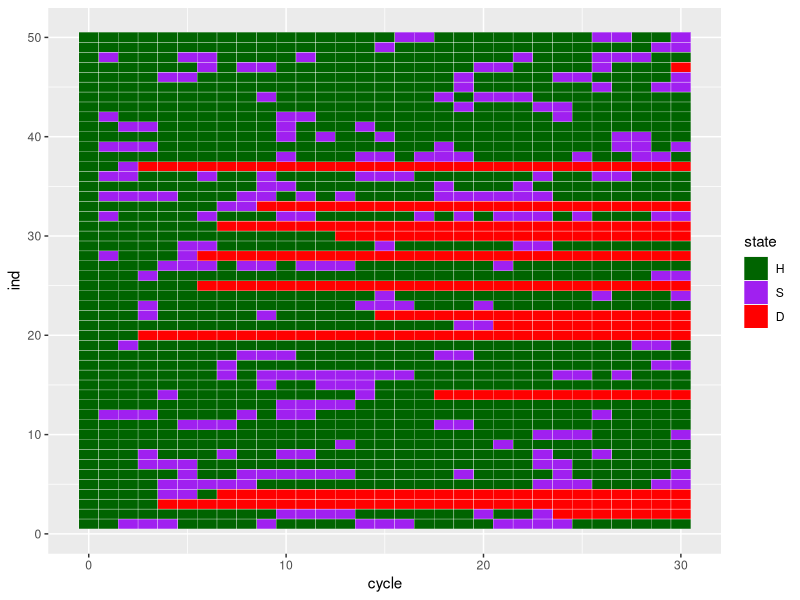
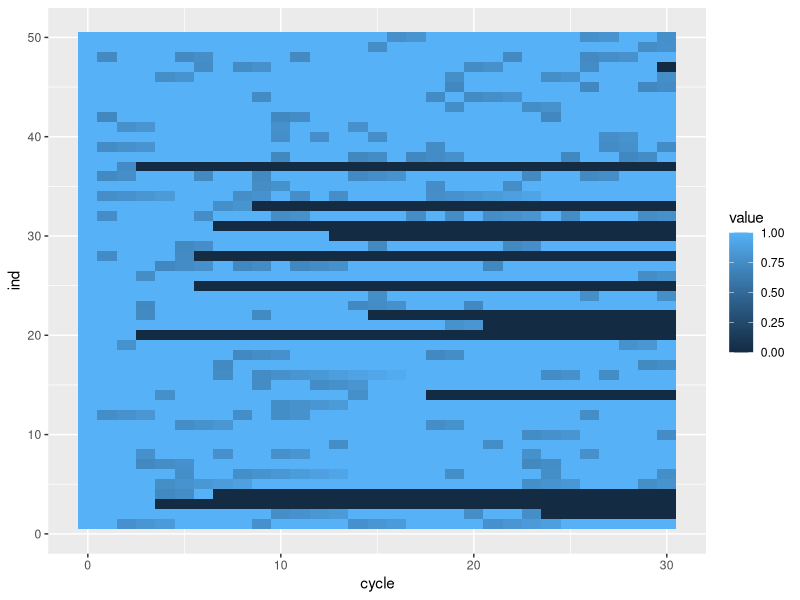
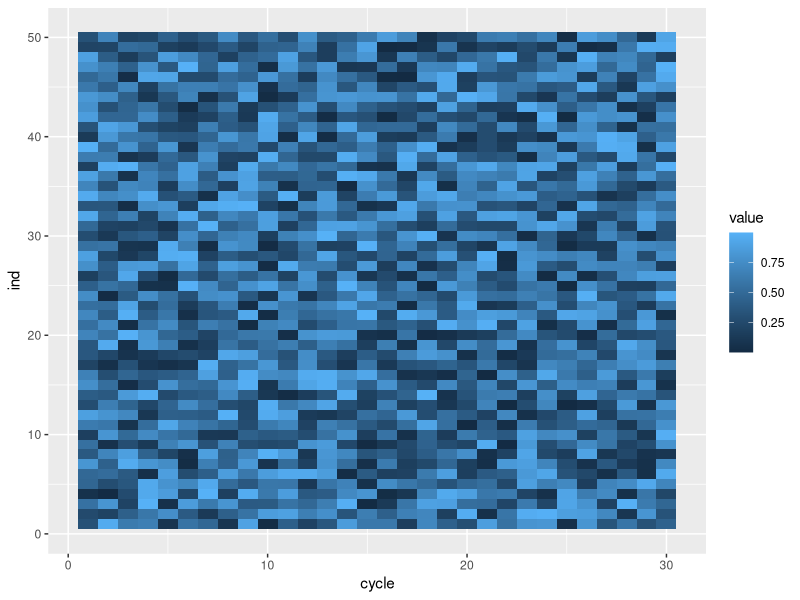

Generate these figures, in order, with R: (Note: this script raises an error after producing the figures.)
############################################################################################
# Author: Hana Fu
# Date: Jan 23, 2022
#
# This code performs the basic microsimulation model for the PHO Practicum 2021-22.
# Adapted to performed a three-stage microsimulation model.
#
# Codes are largely based on those by this tutorial paper:
# Krijkamp EM, Alarid-Escudero F, Enns EA, Jalal HJ, Hunink MGM, Pechlivanoglou P. 
# Microsimulation modeling for health decision sciences using R: A tutorial. 
# Med Decis Making. 2018;38(3):400–22.
#
# GitHub link for the original codes based upon is found here:
# https://github.com/DARTH-git/Microsimulation-tutorial/blob/master/Appendix%20B_online_supp-samplev.R
# 
############################################################################################


##################################### Model input #########################################

# Model input
n.i   <- 100000                # number of simulated individuals
n.t   <- 30                    # time horizon, 30 cycles
v.n   <- c("H","S","D")  # the model states: Healthy (H), Sick (S), Dead (D)
n.s   <- length(v.n)           # the number of health states
v.M_1 <- rep("H", n.i)         # everyone begins in the healthy state 
d.c   <- d.e <- 0.03           # equal discounting of costs and QALYs by 3%
samplev.m <- 2                 # argument use for samplev() function 

# Transition probabilities (per cycle)
p.HD    <- 0.005               # probability to die when healthy
p.HS   <- 0.15          	     # probability to become sick when healthy
p.SH   <- 0.5           	     # probability to become healthy when sick
rr.S   <- 3             	     # rate ratio of death when sick vs healthy
r.HD    <- -log(1 - p.HD) 	   # rate of death when healthy 
r.SD   <- rr.S * r.HD  	     # rate of death when sick
p.SD   <- 1 - exp(- r.SD)    # probability to die when sick
rp.S <- 0.2                 # increase of the mortality rate with every additional year being sick


# DALY inputs
u.H     <- 1                   # utility when healthy 
u.S    <- 0.75                # utility when sick 
ru.S <- 0.03                # increase in utility of treated sick individuals with every additional year being sick
v.x     <- runif(n.i, 0.95, 1.05) # vector capturing individuals' effect modifier at baseline

##################################### Functions ###########################################

# THE NEW samplev() FUNCTION
# efficient implementation of the rMultinom() function of the Hmisc package #### 

samplev <- function (probs, m) { # probs is a n x k dimenion matrix, with n = n.i (number of individuals) and k = n.s (number of health states), that is it contains the transition probabilities to various health state for each individual. m is the number of health state(s) to return per person for the next cycle, not entirely sure why this option is offered, it has a default of m = 1, maybe it gives an option to sample again from the possible m health states? 
  d <- dim(probs) # gives the dimension of the probs matrix
  n <- d[1] # return n.i
  k <- d[2] # return n.s
  lev <- dimnames(probs)[[2]] # return names of health states
  if (!length(lev)) # if the probs matrix doesn't have column names 
    lev <- 1:k # set lev as 1:k to represent names of health states 
  ran <- matrix(lev[1], ncol = m, nrow = n) # create a matrix with the name of first health state, to store health state in next cycle
  un <- matrix(NA, ncol = m, nrow = n) # create a matrix to store randomly generated uniform numbers
  U <- t(probs) # U is a transpose of probs matrix, thus it is a k x n matrix
  for(i in 2:k) {
    U[i, ] <- U[i, ] + U[i - 1, ] # This converts the transition probabilities to "cumulative probabilities", it applies to all individual at once. 
    # For example, if the current health state for individual j is "healthy", the transition probabilities is c(0.845, 0.15, 0.005), then U[,j] becomes c(0.845,0.995,1).
  }
  if (any((U[k, ] - 1) > 1e-05))
    stop("error in multinom: probabilities do not sum to 1")
  
  for (j in 1:m) { # looping through 
    un[, j] <- runif(n) 
    un.k <- rep(un[, j], rep(k, n)) # returns a n x k length vector, where random uniform number for each person is repeated k times (correspond to the number of health states)
    ran[, j] <- lev[1 + colSums(un.k > U)] # colSums(un > U) obtain the sum for each person that the "un" is greater than the transition probabilities of the health states. 
    # For example, if the transition probabilies are c(0.845,0.995,1) and "un" for the person is c(0.85, 0.85, 0.85), then colSUms(un > U) equals to 1. 
    # Including "1 +" so to select the health state for the next cycle, that is lev[1+1] is "S", the person's health state in the next cycle is "S". 
  }
  return(list(ran=ran, un=un))
}
# The MicroSim function for the simple microsimulation of the 'Sick-Sicker' model keeps track of what happens to each individual during each cycle. 

MicroSim <- function(v.M_1, n.i, n.t, v.n, samplev.m, X = NULL, d.e, TR.out = TRUE, TS.out = TRUE, seed = 1) {
  # Arguments:  
  # v.M_1:   vector of initial states for individuals
  # n.i:     number of individuals
  # n.t:     total number of cycles to run the model
  # v.n:     vector of health state names
  # X:       vector or matrix of individual characteristics
  # d.e:     discount rate for health outcome (QALYs)
  # TR.out:  should the output include a Microsimulation trace? (default is TRUE)
  # TS.out:  should the output include a matrix of transitions between states? (default is TRUE)
  # seed:    starting seed number for random number generator (default is 1)
  # Makes use of:
  # Probs:   function for the estimation of transition probabilities
  # Effs:    function for the estimation of state specific health outcomes (QALYs)
  
  v.dwe <- 1 / (1 + d.e) ^ (0:n.t)   # calculate the QALY discount weight based on the discount rate d.e
  
  # Create the matrix capturing the state name/health outcomes for all individuals at each time point 
  m.M <- m.E <- matrix(nrow = n.i, ncol = n.t + 1, 
                       dimnames = list(paste("ind", 1:n.i, sep = " "), 
                                       paste("cycle", 0:n.t, sep = " ")))  
  
  m.M[, 1] <- v.M_1                     # indicate the initial health state
  
  # Create matrix to store randomly generated uniform numbers
  m.un <- matrix(rep(NA, n.i*n.t), nrow = n.i, ncol = n.t,
                  dimnames = list(paste("ind", 1:n.i, sep = " "), 
                                  paste("cycle", 1:n.t, sep = " "))) 
  
  # Create array to store transition probabilities
  arr.p <- array(NA, dim = c(n.i, n.s, n.t + 1),
                 dimnames = list(paste("ind", 1:n.i, sep = " "), 
                                 paste("state", 1:n.s, sep = " "),
                                 paste("cycle", 0:n.t, sep = " "))) 
  
  arr.p[,, 1] <- rep(c(1 - p.HS - p.HD, p.HS, p.HD), each = n.i)
  
  set.seed(seed)                  # set the seed for every individual for the random number generator
  
  # create the dur variable that stores the number of consecutive cycles the individual occupies either when sick or sicker
  dur <- rep(0, n.i)                # the individual start without history        
  m.E[, 1] <- Effs (m.M[, 1], dur, X = X)  # estimate QALYs per individual for the initial health state
  
  for (t in 1:n.t) { # t <- 3
    m.p <- Probs(m.M[, t], dur)           # calculate the transition probabilities at cycle t 
    
    arr.p[,, t+1] <-  m.p # store the transition probabilities
    
    ran.un <- samplev(prob = m.p, m = samplev.m) # returns a matrix of the health states and a matrix of randomly generated uniform numbers

  
    # this is Hana's guess of the function of the m argument in samplev() function
    if (samplev.m > 1) { 
      which.m <- sample(1:samplev.m, size = 1) # pick which m index to use 
      
      m.un[, t] <- ran.un[['un']][, which.m] # store the matrix of randomly generated uniform numbers for each cycle
      m.M[, t + 1] <- ran.un[['ran']][, which.m]  # sample the next health state and store that state in matrix m.M
    } else {
      m.un[, t] <- ran.un[['un']][, which.m]
      m.M[, t + 1] <- ran.un[['ran']]
    }
    
    m.E[, t + 1] <- Effs( m.M[, t + 1], dur, X = X)   # estimate QALYs per individual during cycle t + 1 conditional on treatment
    
    dur <- ifelse(m.M[, t + 1] == "S", 
                  dur + 1, 
                  0) # updates duration (add 1) if person is in "Sick" state, else assign duration as zero, can be updated to consider previous duration in "Sick" state even if the person returns back to "Healthy" states
    
    cat('\r', paste(round(t/n.t * 100), "% done", sep = " "))       # display the progress of the simulation
    
  } # close the loop for the time points 
  
  
  te <- m.E %*% v.dwe       # total (discounted) QALYs per individual 
  
  te_hat <- mean(te)        # average (discounted) QALYs
  
  if (TS.out == TRUE) {  # create a matrix of transitions across states
    TS <- paste(m.M, cbind(m.M[, -1], NA), sep = "->") # transitions from one state to the other
    TS <- matrix(TS, nrow = n.i)
    rownames(TS) <- paste("Ind",   1:n.i, sep = " ")   # name the rows 
    colnames(TS) <- paste("Cycle", 0:n.t, sep = " ")   # name the columns 
  } else {
    TS <- NULL
  }
  
  if (TR.out == TRUE) {
    TR <- t(apply(m.M, 2, function(x) table(factor(x, levels = v.n, ordered = TRUE))))
    TR <- TR / n.i                                       # create a distribution trace
    rownames(TR) <- paste("Cycle", 0:n.t, sep = " ")     # name the rows 
    colnames(TR) <- v.n                                  # name the columns 
  } else {
    TR <- NULL
  }
  results <- list(m.p = m.p, arr.p = arr.p, m.M = m.M, m.E = m.E, te = te, te_hat = te_hat, m.un = m.un, TS = TS, TR = TR) # store the results from the simulation in a list  
  return(results)  # return the results
}  # end of the MicroSim function  


#### Probability function
# The Probs function that updates the transition probabilities of every cycle is shown below.

Probs <- function(M_it, dur) { 
  # M_it:   health state occupied by individual i at cycle t (character variable)
  # dur:    the duration of being sick (sick/sicker)
  
  m.p.it <- matrix(NA, n.s, n.i)     # create vector of state transition probabilities
  rownames(m.p.it) <- v.n            # assign names to the vector
  
  # update probabilities of death after first converting them to rates and applying the rate ratio
  r.SD <-  - log(1 - p.SD)
  p.SD <- 1 - exp(- r.SD * (1 + dur[M_it == "S"] * rp.S)) # calculate p.SD conditional on duration of being sick
  
  # update the v.p with the appropriate probabilities   
  m.p.it[,M_it == "H"]  <- c(1 - p.HS - p.HD, p.HS, p.HD)                  # transition probabilities when healthy
  m.p.it[,M_it == "S"] <- rbind(p.SH, 1- p.SH - p.SD, p.SD)   # transition probabilities when sick
  m.p.it[,M_it == "D"]  <- c(0, 0, 1)                                        # transition probabilities when dead   
  ifelse(colSums(m.p.it) == 1, return(t(m.p.it)), print("Probabilities do not sum to 1")) # return the transition probabilities or produce an error
}       


### Health outcome function 
# The Effs function to update the utilities at every cycle.

Effs <- function (M_it, dur, cl = 1, X = NULL) {
  # M_it: health state occupied by individual i at cycle t (character variable)
  # dur:  the duration of being sick
  # cl:   cycle length (default is 1)
  # X:    the vector or matrix of individual characteristics (optional)
  
  u.it               <- 0        # by default the utility for everyone is zero
  u.it[M_it == "H"]  <- u.H      # update the utility if healthy
  u.it[M_it == "S"] <- X[which(M_it == "S")] * ( u.S + dur[which(M_it == "S")] * ru.S ) # update the utility if sick conditional on treatment and duration of being sick
  u.it[M_it == "D"]  <- 0        # update the utility if dead
  
  QALYs <-  u.it * cl            # calculate the QALYs during cycle t
  return(QALYs)                  # return the QALYs
}


##################################### Run the simulation ##################################
# START SIMULATION
p = Sys.time()
sim <- MicroSim(v.M_1, n.i, n.t, v.n, samplev.m, X = v.x, d.e, seed = 100)  # run for treatment
comp.time = Sys.time() - p

comp.time

################################# Summary of microsimulation model #############################

library(tidyverse)
m.M <- sim$m.M
m.E <- sim$m.E
m.un <- sim$m.un

m.M.df <- data.frame(m.M)
m.M.df$ind <- as.numeric(gsub("ind ","",row.names(m.M.df)))
m.M.df.melt <- reshape2::melt(m.M.df, id.vars = "ind", variable.name = "cycle")
m.M.df.melt$cycle <- as.numeric(gsub("cycle.","",m.M.df.melt$cycle))
m.M.df.melt$state <- factor(m.M.df.melt$value, levels=c("H","S","D"))
m.M.df.melt.sub <- m.M.df.melt %>% filter(ind %in% 1:50)

m.un.df <- data.frame(m.un)
m.un.df$ind <- as.numeric(gsub("ind ","",row.names(m.un.df)))
m.un.df.melt <- reshape2::melt(m.un.df, id.vars = "ind", variable.name = "cycle")
m.un.df.melt$cycle <- as.numeric(gsub("cycle.","",m.un.df.melt$cycle))
m.un.df.melt.sub <- m.un.df.melt %>% filter(ind %in% 1:50)

m.E.df <- data.frame(m.E)
m.E.df$ind <- as.numeric(gsub("ind ","",row.names(m.E.df)))
m.E.df.melt <- reshape2::melt(m.E.df, id.vars = "ind", variable.name = "cycle")
m.E.df.melt$cycle <- as.numeric(gsub("cycle.","",m.E.df.melt$cycle))
m.E.df.melt.sub <- m.E.df.melt %>% filter(ind %in% 1:50)

# Plot heat maps
library(ggplot2)
ggplot(m.M.df.melt.sub, aes(cycle, ind)) + 
  geom_tile(aes(fill = state), colour = "white")  +   
  scale_fill_manual(values= c("darkgreen","purple","red"))

ggplot(m.E.df.melt.sub, aes(cycle, ind)) + 
  geom_tile(aes(fill = value)) 

ggplot(m.un.df.melt.sub, aes(cycle, ind)) + 
  geom_tile(aes(fill = value)) 

# Count by health state by cycle
m.M.df.agg <- m.M.df.melt %>%
  group_by(state, cycle) %>%
  summarise(count = n()) %>% 
  pivot_wider(names_from = state, values_from = count, values_fill = 0) 

kable(m.M.df.agg) %>%
  kable_styling("striped")

################################# Summary of DALYs #############################
# store the mean QALYs (and the MCSE) of each strategy in a new variable E (vector effects)
v.E  <-  sim$te_hat
sd.E <-  sd(sim$te) / sqrt(n.i)

